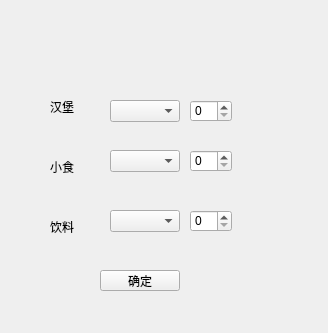
<?xml version="1.0" encoding="UTF-8"?>
<ui version="4.0">
 <class>Widget</class>
 <widget class="QWidget" name="Widget">
  <property name="geometry">
   <rect>
    <x>0</x>
    <y>0</y>
    <width>328</width>
    <height>333</height>
   </rect>
  </property>
  <property name="windowTitle">
   <string>Widget</string>
  </property>
  <widget class="QLabel" name="label">
   <property name="geometry">
    <rect>
     <x>50</x>
     <y>100</y>
     <width>49</width>
     <height>14</height>
    </rect>
   </property>
   <property name="text">
    <string>汉堡</string>
   </property>
  </widget>
  <widget class="QLabel" name="label_2">
   <property name="geometry">
    <rect>
     <x>50</x>
     <y>160</y>
     <width>49</width>
     <height>14</height>
    </rect>
   </property>
   <property name="text">
    <string>小食</string>
   </property>
  </widget>
  <widget class="QLabel" name="label_3">
   <property name="geometry">
    <rect>
     <x>50</x>
     <y>220</y>
     <width>49</width>
     <height>14</height>
    </rect>
   </property>
   <property name="text">
    <string>饮料</string>
   </property>
  </widget>
  <widget class="QSpinBox" name="spinBox">
   <property name="geometry">
    <rect>
     <x>190</x>
     <y>100</y>
     <width>42</width>
     <height>22</height>
    </rect>
   </property>
  </widget>
  <widget class="QSpinBox" name="spinBox_2">
   <property name="geometry">
    <rect>
     <x>190</x>
     <y>150</y>
     <width>42</width>
     <height>22</height>
    </rect>
   </property>
  </widget>
  <widget class="QSpinBox" name="spinBox_3">
   <property name="geometry">
    <rect>
     <x>190</x>
     <y>210</y>
     <width>42</width>
     <height>22</height>
    </rect>
   </property>
  </widget>
  <widget class="QComboBox" name="comboBox">
   <property name="geometry">
    <rect>
     <x>110</x>
     <y>100</y>
     <width>70</width>
     <height>22</height>
    </rect>
   </property>
  </widget>
  <widget class="QComboBox" name="comboBox_2">
   <property name="geometry">
    <rect>
     <x>110</x>
     <y>150</y>
     <width>70</width>
     <height>22</height>
    </rect>
   </property>
  </widget>
  <widget class="QComboBox" name="comboBox_3">
   <property name="geometry">
    <rect>
     <x>110</x>
     <y>210</y>
     <width>70</width>
     <height>22</height>
    </rect>
   </property>
  </widget>
  <widget class="QPushButton" name="pushButton">
   <property name="geometry">
    <rect>
     <x>100</x>
     <y>270</y>
     <width>80</width>
     <height>21</height>
    </rect>
   </property>
   <property name="text">
    <string>确定</string>
   </property>
  </widget>
 </widget>
 <resources/>
 <connections/>
</ui>
